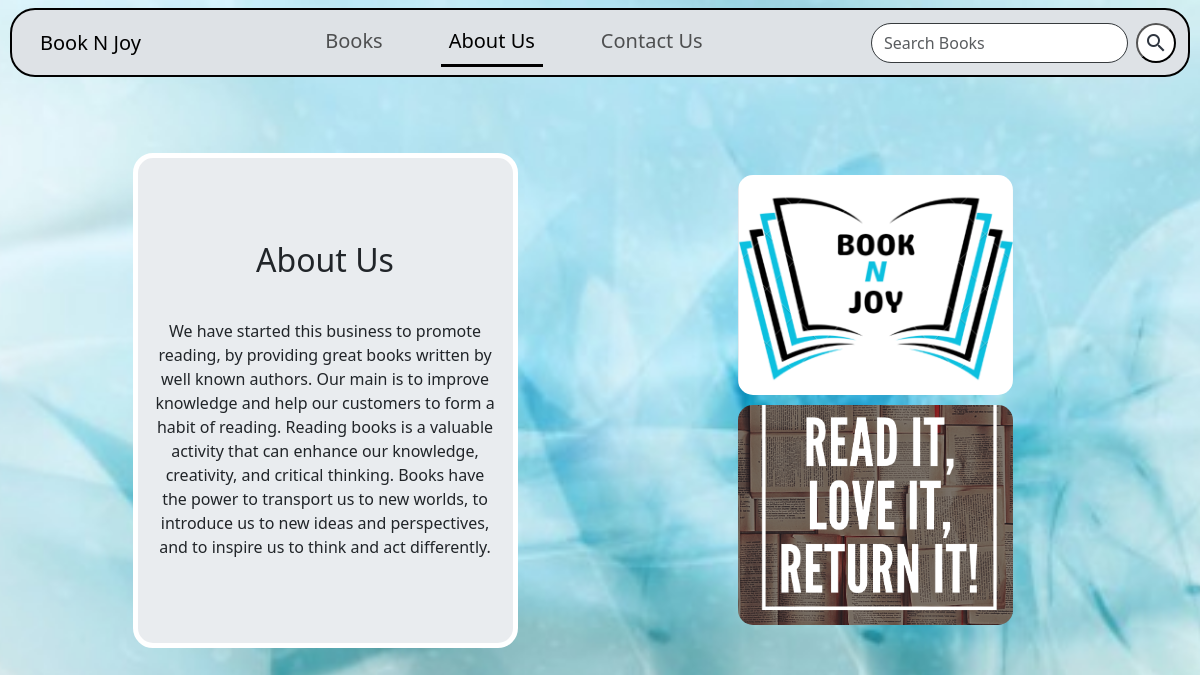
The app's page /aboutUs with its own data.
### main/models.py (models this page shows, shortened)
class AboutUs(models.Model):
    title = models.CharField(max_length=100)
    description = models.TextField()
    image_top = models.ImageField(upload_to='about_us')
    image_bottom = models.ImageField(upload_to='about_us')

### main/views.py (the view)
# urls.py: path('aboutUs',aboutus,name='aboutUs'),
def aboutus(request):
    aboutus_objects = AboutUs.objects.all()
    if aboutus_objects:
        aboutus_objects = aboutus_objects[0]
    return render(request, 'aboutUs.html',context={'aboutus_objects':aboutus_objects})

### main/templates/aboutUs.html (shortened to what this page needs)
<!doctype html>
<html lang="en">
  <head>
    {% load static %}
    <link href="https://cdn.jsdelivr.net/npm/bootstrap@5.3.0/dist/css/bootstrap.min.css" rel="stylesheet">
    <link rel="stylesheet" href="{% static 'css/index.css' %}">
  </head>
  <body>
    <div class="container-fluid d-flex justify-content-center align-items-center" style="height: 100vh;">
        <nav class="navbar navbar-expand-lg bg-body-tertiary fixed-top">
            <div class="container-fluid">
              <a class="navbar-brand ps-3" href="#">Book N Joy</a>
              <div class="collapse navbar-collapse" id="navbarSupportedContent">
                <ul class="navbar-nav mx-auto">
                  <li class="nav-item">
                    <a class="nav-link" aria-current="page" href="{% url 'home' %}">Books</a>
                  </li>
                  <li class="nav-item">
                    <a class="nav-link active" href="#">About Us</a>
                  </li>
                  <li class="nav-item">
                    <a class="nav-link" href="{% url 'contactUs' %}">Contact Us</a>
                  </li>
                </ul>
                <form class="d-flex" role="search">
                  <input class="form-control me-2 no-focus-border" type="search" placeholder="Search Books" aria-label="Search">
                  <button class="searchButton" type="submit"><i class="material-icons">search</i></button>
                </form>
              </div>
            </div>
          </nav>
        <div class="cotainer d-flex contact-us-div flex-lg-wrap about-us">
          {% if aboutus_objects %}
            <div class="first-half">
              <div class="content-div" >
                <h2 class="p-3">About Us</h5>
                  <p class="p-3 text-center para-content" style="margin-bottom: 0;">{{ aboutus_objects.description }}</p>
              </div>
            </div>
            <div class="second-half">
              <div class="img-1" style="background-image: url('{{ aboutus_objects.image_top.url }}')"></div>
              <div class="img-2" style="background-image: url('{{ aboutus_objects.image_bottom.url }}')"></div>
            </div>
          {% endif %}
    </div>
  </body>
</html>

### static/css/index.css (style rules this page uses)
body { margin: 0; padding: 0; background-size: cover; background-position: center; }
.navbar, .form-control { border-radius: 25px; border: 1px solid #373b3e; }
.navbar { background-color: #dee2e6 !important; top: 8px; margin: 0px 10px; color: aliceblue; border: 2px solid black; }
.navbar a { font-size: 20px; }
.nav-item .active { border-bottom: 3px solid black; }
.searchButton { float: right; width: 40px; height: 40px; border-radius: 50%; display: flex; justify-content: center; align-items: center; transition: 0.4s; background: white; color : #2f3640; }
.nav-item { padding: 0px 25px; }
.contact-us-div { width: 700px; height: 492px; }
.about-us { width: 1100px; height: 550px; }
.first-half { width: 50%; height: 100%; display: flex; justify-content: center; align-items: center; }
.second-half { width: 50%; height: 100%; }
.content-div { background-color: #e9ecef; width: 70%; height: 90%; display: flex; align-items: center; justify-content: center; flex-direction: column; border-radius: 20px; border: 5px solid white; }
.second-half { display: flex; justify-content: center; align-items: center; flex-direction: column; }
.img-1 ,.img-2 { width: 50%; height: 40%; margin: 5px; background-size: cover; background-position: center; background-repeat: no-repeat; border-radius: 15px; }
.para-content { max-height: 400px; overflow-y: scroll; }

### records on screen
AboutUs: description "We have started this business to promote reading, by providing great books written by well known authors. Our main is to improve knowledge and help our customers to form a habit of reading. Reading books is a valuable activity that can enhance our knowledge, creativity, and critical thinking. Books have the power to transport us to new worlds, to introduce us to new ideas and perspectives, and to inspire us to think and act differently.", image_top (picture), image_bottom (picture)
